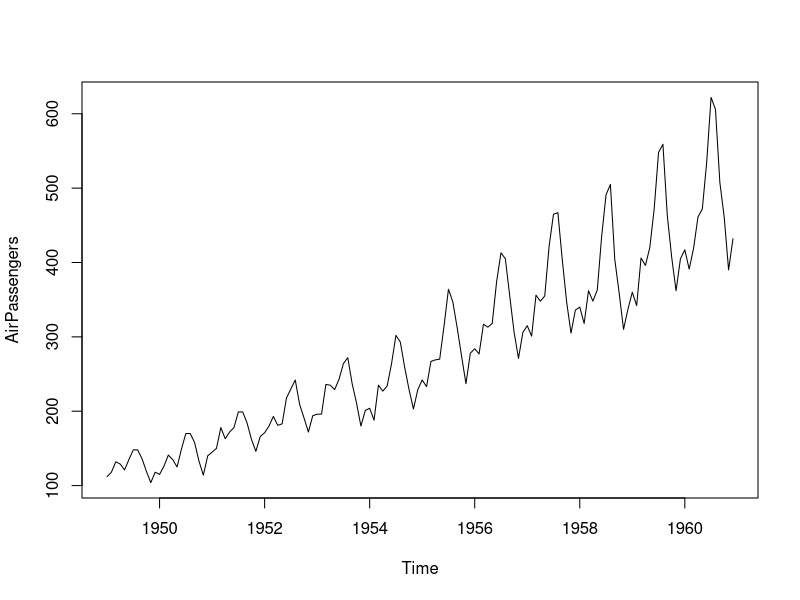
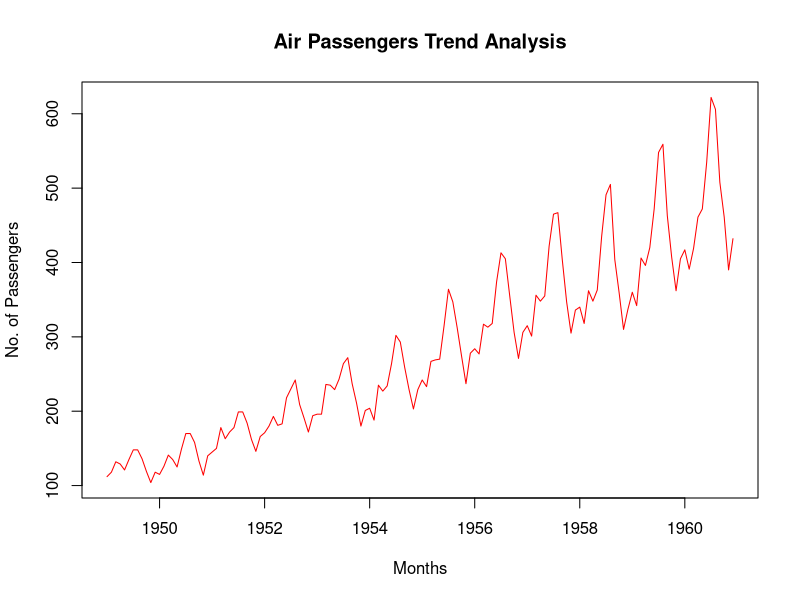
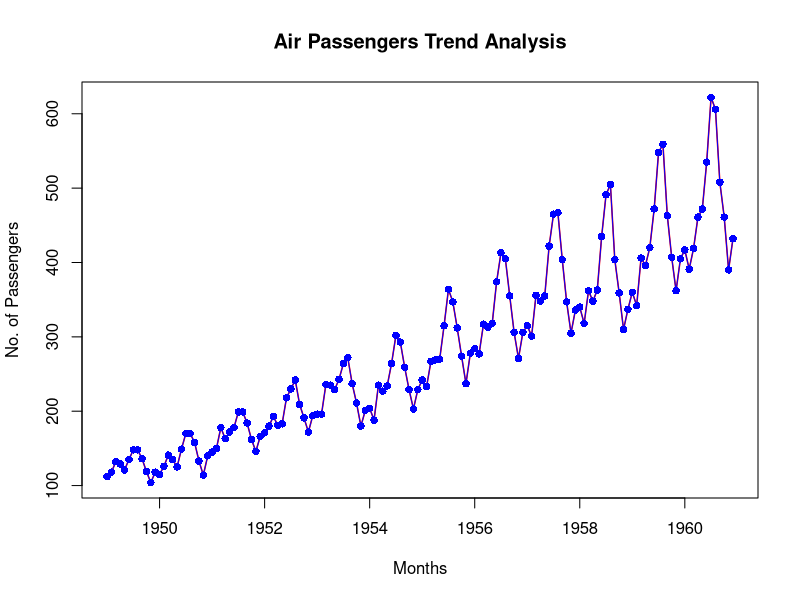
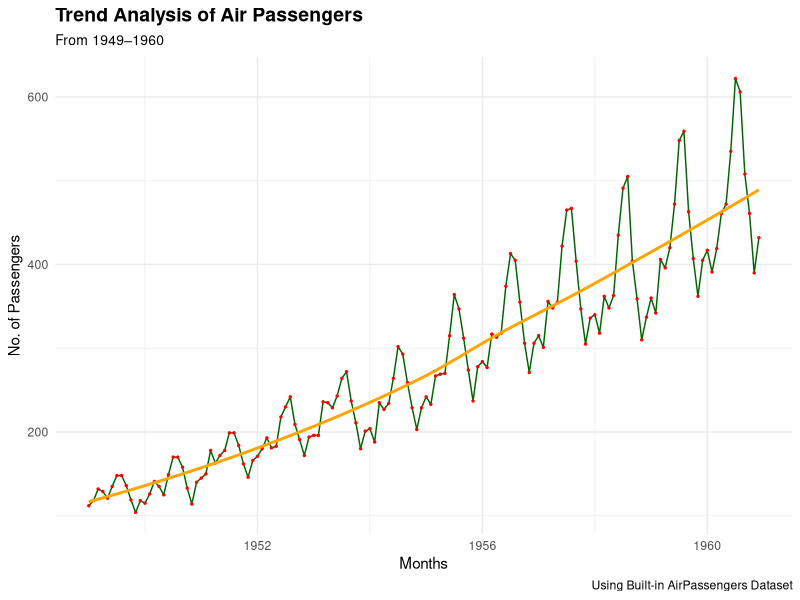

Generate these figures, in order, with R:
# Load Air Passengers
data(AirPassengers)

# Verify the Dataset
?AirPassengers
class(AirPassengers)
View(AirPassengers)

# Convert the dataset to a dataframe (Year as time index)
ap_df <- data.frame(
  year = time(AirPassengers),
  passengers = as.numeric(AirPassengers)
)
ap_df

# Data Frame with years and months separately
ap_df_months <- data.frame(
  year = floor(time(AirPassengers)),
  month = cycle(AirPassengers),
  passengers = as.numeric(AirPassengers)
)
ap_df_months

# Base R Plot
plot(AirPassengers)

plot(AirPassengers,
     type = 'l',
     main = "Air Passengers Trend Analysis",
     xlab = "Months",
     ylab = "No. of Passengers",
     col = 'red'
)

plot(AirPassengers,
     type = 'l',
     lwd = 1.5,
     main = "Air Passengers Trend Analysis",
     xlab = "Months",
     ylab = "No. of Passengers",
     col = 'red'
)

points(AirPassengers,
       type = 'o',
       pch = 16,
       col = 'blue'
)

# Importing the library ggplot2
library(ggplot2)

# ggplot Trend Plot
ggplot(ap_df, aes(x = year, y = passengers)) +
  geom_line(color = 'darkgreen', linewidth = 0.5) +
  geom_point(color = 'red', size = 0.5) +
  geom_smooth(se = FALSE, color = 'orange') +
  labs(
    title = 'Trend Analysis of Air Passengers',
    subtitle = 'From 1949–1960',
    caption = 'Using Built-in AirPassengers Dataset',
    x = 'Months',
    y = 'No. of Passengers'
  ) +
  theme_minimal() +
  theme(
    plot.title = element_text(face = "bold", size = 14),
    plot.subtitle = element_text(size = 10)
  )

